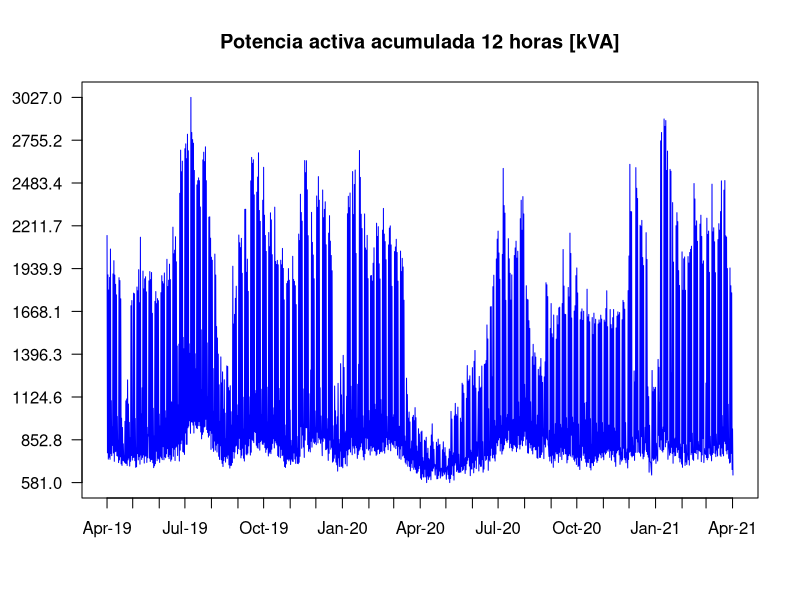

Source code (R): (Note: this script raises an error after producing the figure.)
## ---- chunk 1
knitr::opts_chunk$set(echo = TRUE)
## ---- chunk 2
# Por si queremos asegurarnos que los meses se escriben en castellano
#Sys.setlocale("LC_TIME", "es_ES.UTF-8")
# Es un csv
serie <- read.csv(file = 'data/potencia.csv', sep = ';')
# La marca de tiempo está en hora legal española
t <- as.POSIXct(serie$Time, format = "%Y-%m-%dT%H:%M:%S", tz = "Europe/Madrid")
# También construimos un vector con los valores de potencia activa acumulada
VA <- as.numeric(serie$Value)
# Finalmente un dibujo para comprender mejor la serie
plot(t, VA, type="l", main = "Potencia activa acumulada 12 horas [kVA]", 
     col="blue", xaxt="n", yaxt="n", xlab = "", ylab = "")
axis.POSIXct(side = 1, at = seq(min(t), max(t), by = "months"), format = "%b-%y", las = 1)
yticks <- seq(min(VA), max(VA), length.out = 10)
axis(side = 2, at = yticks, labels = formatC(yticks / 1000, format = "f", digits = 1), las = 2)
## ---- chunk 3
min(t); max(t);
## ---- chunk 4
serie <- read.csv(file = 'data/potencia_corr.csv', sep = ';')
t <- as.POSIXlt(serie$Time, format = "%Y-%m-%dT%H:%M:%S")
VA <- as.numeric(serie$Value)
## ---- chunk 5
# Convertimos a UTC para filtrar las lecturas
# Y construimos dos vectores auxiliares para distinguir 
# los consumos de mañana y tarde
tarde <- as.POSIXlt(t, tz = "GMT")$hour == 0
manana <- tarde == F
# Otra representación de ambos consumos nos puede ayudar
plot(t[tarde], VA[tarde], type="l", 
     main = "Potencia activa acumulada 12 horas [kVA]", 
     col="blue", xaxt="n", yaxt="n", 
     ylab="VA", xlab="t")
lines(t[manana], VA[manana],col="green")
axis.POSIXct(side = 1, at = seq(min(t), max(t), by = "months"), format = "%b-%y", las = 1)
yticks <- seq(min(VA), max(VA), length.out=10)
axis(side = 2, at = yticks, labels = formatC(yticks / 1000, format = "f", digits = 1), las = 2)
legend("topright", legend=c("Tarde", "Mañana"), lty=1, col=c("blue", "green"))
## ---- chunk 6
weekend <- as.POSIXlt(t, tz = "GMT")$wday %in% c(0, 6)
weekday <- weekend == F
plot(t[tarde & weekday], VA[tarde & weekday], type="l", 
     main = "Potencia activa acumulada de 1PM a 1AM [kVA]", 
     col = "blue", xaxt = "n", yaxt = "n", 
     ylab = "", xlab = "")
lines(t[tarde & weekend], VA[tarde & weekend], col = "green")
axis.POSIXct(side = 1, at = seq(min(t), max(t), by = "months"), format = "%b-%y", las = 1)
yticks <- seq(min(VA), max(VA), length.out=10)
axis(side = 2, at = yticks, labels = formatC(yticks / 1000, format = "f", digits = 1), las = 2)
legend("topright", legend=c("Semana", "Fin de semana"), lty=1, col=c("blue", "green"))
## ---- chunk 7
plot(t[manana & weekday], VA[manana & weekday], type="l",main = "Potencia activa acumulada 12 horas de 1AM a 1PM", col="blue", xaxt="n", yaxt="n", 
     ylab="VA", xlab="t")
lines(t[manana & weekend], VA[manana & weekend],col="green")
axis.POSIXct(1,at=seq(min(t), max(t), by="months"), format="%b-%y")
yticks <- seq(min(VA), max(VA), length.out=10)
axis(2, at=yticks, labels=formatC(yticks, format="e", digits = 1))
legend("topright", legend=c("Semana", "Fin de semana"), lty=1, col=c("blue", "green"))
## ---- chunk 8
num_semana = data.frame(week=strftime(t,format="%W"))
datef= data.frame(date=strftime(t,format="%Y-%d-%d"))
year = data.frame(year=strftime(t,format="%Y"))
tardef = data.frame(tarde=tarde)
weekdayf = data.frame(weekday=weekday)
VA_agg = aggregate(VA, by=c(num_semana, year, tardef, weekdayf), FUN=sum)
VA_agg$date <- as.Date((c(VA_agg$week) - 1)*7 + (c(VA_agg$year) - 1)*365, origin = "2018/12/31")
VA_tarde_semana = VA_agg[(VA_agg$tarde==TRUE & VA_agg$weekday==TRUE), ]
VA_tarde_finsemana = VA_agg[(VA_agg$tarde==TRUE & VA_agg$weekday==FALSE), ]

plot(VA_tarde_semana$date, VA_tarde_semana$x/VA_tarde_semana$x[1], type="l",main = "Potencia activa acumulada relativa al inicio de la serie", col="blue", xaxt="n", ylab="1 = Consumo al inicio de abril 2019", xlab="t")
lines(VA_tarde_finsemana$date, VA_tarde_finsemana$x/VA_tarde_finsemana$x[1],col="green")
axis.Date(1,at=seq(min(VA_agg$date), max(VA_agg$date), by="months"), format="%b-%y")
legend("topright", legend=c("Semana tarde", "Fin de semana tarde"), lty=1, col=c("blue", "green"))
## ---- chunk 9
VA_aggr2 = aggregate(VA, by=c(num_semana, year), FUN=sum)
VA2019 = VA_aggr2[(VA_aggr2$year == 2019),]
VA2020 = VA_aggr2[(VA_aggr2$year == 2020),]
VA2021 = VA_aggr2[(VA_aggr2$year == 2021),]
plot(c(VA2020$week), VA2020$x, type="l",main = "Potencia activa por año", col="green", ylab="VA", xlab="Número de semana", ylim=c(min(VA2021$x),max(VA2019$x)))
lines(VA2019$week, VA2019$x,col="blue")
lines(VA2021$week, VA2021$x,col="red")
legend("topright", legend=c("2019", "2020", "2021"), lty=1, col=c("blue", "green", "red"))
## ---- chunk 10
# Construcción de la serie de un año BAU
VA_BAU = VA[t$year == 119 | (t$year == 120 & (t$mon < 2)) | (t$year == 121 & (t$mon >= 2))]
VA_BAU = VA_BAU[1:728] # 52 semanas justas
t_BAU = t[t$year == 119 | (t$year == 120 & (t$mon < 2)) | (t$year == 121 & (t$mon >= 2))]
t_BAU = t_BAU[1:728] # 52 semanas justas
nday = strftime(t_BAU,format="%j")
VA_BAU = VA_BAU[order(nday)]
VA_BAU_avg<-filter(VA_BAU,filter=rep(1/14,14), circular = TRUE)
day_month = as.Date(rep(c(1:364),each=2), origin = "2020/12/31") # El año nos da igual
plot(day_month, VA_BAU_avg, type="l")
## ---- chunk 11
#Creación de las dummies
vacaciones_dummy_avg = (VA_BAU_avg < 10e5)*1
vacaciones_dummy_avg<-filter(vacaciones_dummy_avg,filter=rep(1/14,14), circular = TRUE)

month_avg = as.integer(strftime(day_month,format="%m"))
m1_dummy_avg = (month_avg == 1)*1; m1_dummy_avg = filter(m1_dummy_avg,filter=rep(1/14,14), circular = TRUE)
m3_dummy_avg = (month_avg == 3)*1; m3_dummy_avg = filter(m3_dummy_avg,filter=rep(1/14,14), circular = TRUE)
m5_dummy_avg = (month_avg == 5)*1; m5_dummy_avg = filter(m5_dummy_avg,filter=rep(1/14,14), circular = TRUE)
m7_dummy_avg = (month_avg == 7)*1; m7_dummy_avg = filter(m7_dummy_avg,filter=rep(1/14,14), circular = TRUE)
m9_dummy_avg = (month_avg == 9)*1; m9_dummy_avg = filter(m9_dummy_avg,filter=rep(1/14,14), circular = TRUE)
m11_dummy_avg = (month_avg == 11)*1; m11_dummy_avg = filter(m11_dummy_avg,filter=rep(1/14,14), circular = TRUE)
## ---- chunk 12
# AVERAGE
t = rep(c(1:364),each=2)
t2=t^2;t3=t^3;t4=t^4;t5=t^5;t6=t^6;t8=t^8;t10=t^10;t12=t^12;t14=t^14;t16=t^16
quadraticmodel<-lm(VA_BAU_avg~t+t2+t3+t4+t5+t6+t8+t10+t12+t14+t16+
                     vacaciones_dummy_avg+m1_dummy_avg+m3_dummy_avg+m5_dummy_avg+m7_dummy_avg+m9_dummy_avg+m11_dummy_avg)
plot(day_month,VA_BAU_avg,type="l",main = "Potencia activa", ylab="va")
lines(day_month,quadraticmodel$fit, col=2, lwd=2)
## ---- chunk 13
t <- as.POSIXlt(serie$Time, format = "%Y-%m-%dT%H:%M:%S")
VA_BAU_test = VA[t$year == 121 & (t$mon <= 1)]
VA_BAU_test = VA_BAU_test[1:112]
VA_BAU_test_avg<-filter(VA_BAU_test,filter=rep(1/14,14), circular = TRUE)

idx = length(VA_BAU_test)
t_BAU_test = t[t$year == 121 & (t$mon <= 1)]
t_BAU_test = t_BAU_test[1:112]

t = rep(c(1:(idx/2)),each=2)
t2=t^2;t3=t^3;t4=t^4;t5=t^5;t6=t^6;t8=t^8;t10=t^10;t12=t^12;t14=t^14;t16=t^16
m1_dummy_avg = m1_dummy_avg[1:idx]
m3_dummy_avg = m3_dummy_avg[1:idx]
m5_dummy_avg = m5_dummy_avg[1:idx]
m7_dummy_avg = m7_dummy_avg[1:idx]
m9_dummy_avg = m9_dummy_avg[1:idx]
m11_dummy_avg = m11_dummy_avg[1:idx]
vacaciones_dummy_avg = vacaciones_dummy_avg[1:idx]
testdata = data.frame(t,t2,t3,t4,t5,t6,t8,t10,t12,t14,t16,vacaciones_dummy_avg,m1_dummy_avg,m3_dummy_avg,m5_dummy_avg,
                      m7_dummy_avg,m9_dummy_avg,m11_dummy_avg)
VA_BAU_test_pred = predict(quadraticmodel,testdata)
day_month = as.Date(t, origin = "2020/12/31") # El año nos da igual
plot(day_month,VA_BAU_test_pred,type="l",col="blue",ylim=c(min(VA_BAU_test_pred),max(VA_BAU_test_avg)))
lines(day_month,VA_BAU_test_avg,col="red")
legend("topright", legend=c("Actual", "Predicted"), lty=1, col=c("red", "blue"))
## ---- chunk 14
sum(abs((VA_BAU_test_pred-VA_BAU_test_avg)/VA_BAU_test_avg))/idx*100 #MAPE
sum(abs((VA_BAU_test_pred-VA_BAU_test_avg)))/idx*100 #MADE
